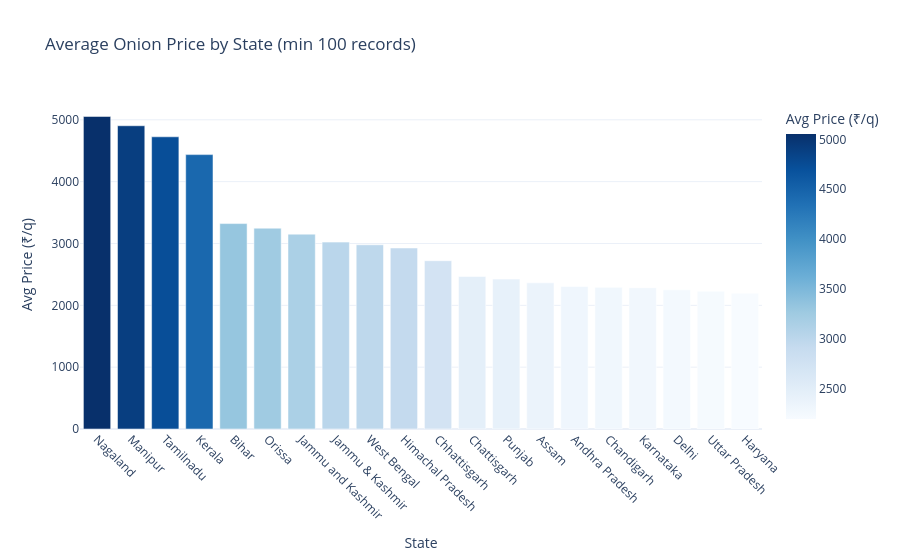

Source (notebook cell):
### Markdown cell above
## 6. State-wise Analysis

### Code cell
state_avg = raw_df.groupby('state')['modal_price'].agg(['mean','count']).reset_index()
state_avg = state_avg[state_avg['count'] > 100].sort_values('mean', ascending=False)

fig = px.bar(
    state_avg.head(20), x='state', y='mean',
    title='Average Onion Price by State (min 100 records)',
    labels={'mean': 'Avg Price (₹/q)', 'state': 'State'},
    color='mean', color_continuous_scale='Blues'
)
fig.update_layout(xaxis_tickangle=45, template='plotly_white')
fig.show()

### Figure 1 — Plotly figure (JSON) as saved in the notebook; plotly's stock layout.template omitted (floating-point values rounded to 4 significant figures)
{"data": [{"alignmentgroup": "True", "hovertemplate": "State=%{x}<br>Avg Price (₹/q)=%{marker.color}<extra></extra>", "legendgroup": "", "marker": {"color": [5054.0, 4904.0, 4725.0, 4437.0, 3322.0, 3247.0, 3151.0, 3022.0, 2979.0, 2928.0, 2722.0, 2467.0, 2424.0, 2364.0, 2305.0, 2290.0, 2285.0, 2250.0, 2229.0, 2196.0], "coloraxis": "coloraxis", "pattern": {"shape": ""}}, "name": "", "offsetgroup": "", "orientation": "v", "showlegend": false, "textposition": "auto", "type": "bar", "x": ["Nagaland", "Manipur", "Tamilnadu", "Kerala", "Bihar", "Orissa", "Jammu and Kashmir", "Jammu & Kashmir", "West Bengal", "Himachal Pradesh", "Chhattisgarh", "Chattisgarh", "Punjab", "Assam", "Andhra Pradesh", "Chandigarh", "Karnataka", "Delhi", "Uttar Pradesh", "Haryana"], "xaxis": "x", "y": [5054.0, 4904.0, 4725.0, 4437.0, 3322.0, 3247.0, 3151.0, 3022.0, 2979.0, 2928.0, 2722.0, 2467.0, 2424.0, 2364.0, 2305.0, 2290.0, 2285.0, 2250.0, 2229.0, 2196.0], "yaxis": "y"}], "layout": {"barmode": "relative", "coloraxis": {"colorbar": {"title": {"text": "Avg Price (₹/q)"}}, "colorscale": [[0, "rgb(247,251,255)"], [0.125, "rgb(222,235,247)"], [0.25, "rgb(198,219,239)"], [0.375, "rgb(158,202,225)"], [0.5, "rgb(107,174,214)"], [0.625, "rgb(66,146,198)"], [0.75, "rgb(33,113,181)"], [0.875, "rgb(8,81,156)"], [1, "rgb(8,48,107)"]]}, "legend": {"tracegroupgap": 0}, "title": {"text": "Average Onion Price by State (min 100 records)"}, "xaxis": {"anchor": "y", "domain": [0, 1], "tickangle": 45, "title": {"text": "State"}}, "yaxis": {"anchor": "x", "domain": [0, 1], "title": {"text": "Avg Price (₹/q)"}}}}
